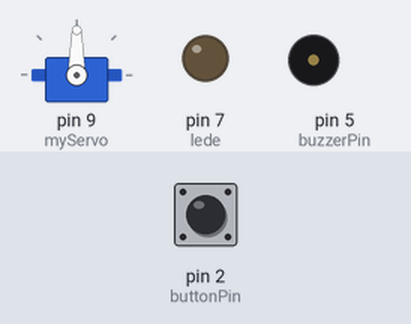
The sketch below on a simulated Arduino Uno, built with avr-gcc and run on an emulated ATmega328P. Parts: servo, output pins drawn as LEDs (lit = HIGH), buzzer (waves = sounding). Inputs (shaded band) come from the test bench; at power-on: pin 2 (buttonPin) LOW.

Above: at 1.2 s.
1.3 s: pin 2 (buttonPin) pulled HIGH for 0.15 s
At 2.4 s:
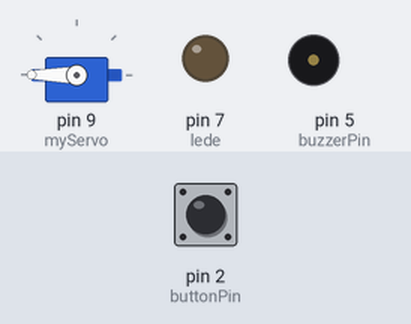
At 3.8 s:
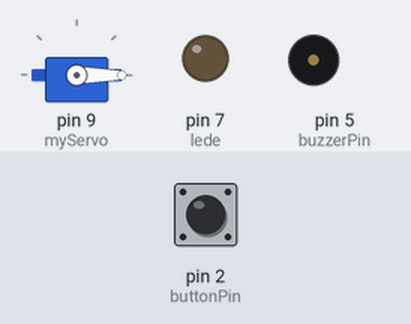
Timing chart, 0 to 10.4 s (numbered marks = the images above; inputs shaded):
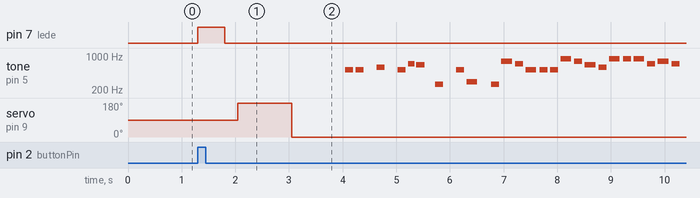

The sketch:

servo_project.ino
```cpp
#include <Servo.h>
#define NOTE_C1  33
#define NOTE_CS1 35
#define NOTE_D1  37
#define NOTE_DS1 39
#define NOTE_E1  41
#define NOTE_F1  44
#define NOTE_FS1 46
#define NOTE_G1  49
#define NOTE_GS1 52
#define NOTE_A1  55
#define NOTE_AS1 58
#define NOTE_B1  62
#define NOTE_C2  65
#define NOTE_CS2 69
#define NOTE_D2  73
#define NOTE_DS2 78
#define NOTE_E2  82
#define NOTE_F2  87
#define NOTE_FS2 93
#define NOTE_G2  98
#define NOTE_GS2 104
#define NOTE_A2  110
#define NOTE_AS2 117
#define NOTE_B2  123
#define NOTE_C3  131
#define NOTE_CS3 139
#define NOTE_D3  147
#define NOTE_DS3 156
#define NOTE_E3  165
#define NOTE_F3  175
#define NOTE_FS3 185
#define NOTE_G3  196
#define NOTE_GS3 208
#define NOTE_A3  220
#define NOTE_AS3 233
#define NOTE_B3  247
#define NOTE_C4  262
#define NOTE_CS4 277
#define NOTE_D4  294
#define NOTE_DS4 311
#define NOTE_E4  330
#define NOTE_F4  349
#define NOTE_FS4 370
#define NOTE_G4  392
#define NOTE_GS4 415
#define NOTE_A4  440
#define NOTE_AS4 466
#define NOTE_B4  494
#define NOTE_C5  523
#define NOTE_CS5 554
#define NOTE_D5  587
#define NOTE_DS5 622
#define NOTE_E5  659
#define NOTE_F5  698
#define NOTE_FS5 740
#define NOTE_G5  784
#define NOTE_GS5 831
#define NOTE_A5  880
#define NOTE_AS5 932
#define NOTE_B5  988
#define NOTE_C6  1047
#define NOTE_CS6 1109
#define NOTE_D6  1175
#define NOTE_DS6 1245
#define NOTE_E6  1319
#define NOTE_F6  1397
#define NOTE_FS6 1480
#define NOTE_G6  1568
#define NOTE_GS6 1661
#define NOTE_A6  1760
#define NOTE_AS6 1865
#define NOTE_B6  1976
#define NOTE_C7  2093
#define NOTE_CS7 2217
#define NOTE_D7  2349
#define NOTE_DS7 2489
#define NOTE_E7  2637
#define NOTE_F7  2794
#define NOTE_FS7 2960
#define NOTE_G7  3136
#define NOTE_GS7 3322
#define NOTE_A7  3520
#define NOTE_AS7 3729
#define NOTE_B7  3951
#define NOTE_C8  4186
#define NOTE_CS8 4435
#define NOTE_D8  4699
#define NOTE_DS8 4978
Servo myServo;
const int buttonPin = 2;
 const int buzzerPin = 5;
int buttonState = 0;
 static int lede = 7;
 int melody[] = {
 NOTE_C5, NOTE_C5, 0, NOTE_D5, 0, NOTE_C5, NOTE_F5,
  NOTE_E5, 0, NOTE_C4, 0,
  NOTE_C5, NOTE_D4, 0, NOTE_C4,
  NOTE_G5, NOTE_F5, NOTE_C5, NOTE_C5,
  NOTE_C5, NOTE_A5, NOTE_G5, NOTE_E5,
  NOTE_D5, NOTE_A5, NOTE_A5, NOTE_A5, NOTE_F5, NOTE_G5, NOTE_F5, NOTE_C5, NOTE_C5, 0, NOTE_D5, 0, NOTE_D5, 0, NOTE_D5

 };
 int noteDurations[] = {
   4, 4, 4, 4.5, 4, 4,
  5, 4, 5, 4,
  4, 4, 3, 4,
  4, 3, 4, 3, 4, 4, 3, 4, 3, 4, 3, 4, 3, 4, 3, 4
};
int beatsPerMinute = 100;
void setup() {
  // put your setup code here, to run once:
  myServo.attach(9);
  pinMode(buttonPin, INPUT);
  pinMode(lede, OUTPUT);
  const int buzzerPin = 5;
}

void loop() {
  // put your main code here, to run repeatedly:
  buttonState = digitalRead(buttonPin);


  if (buttonState == HIGH) {

     digitalWrite(lede, HIGH);
   delay(500);
  digitalWrite(lede, LOW); // turn the LED off by making the voltage LOW
  delay(250);
  myServo.write(180);
  delay(1000);
  myServo.write(0);
  delay(1000);
  playSong();
  } else {
}
}

void playSong() {
  // iterate over the notes of the melody:
  int len = sizeof(melody)/sizeof(melody[0]);
  for (int thisNote = 0; thisNote < len; thisNote++) {

    // to calculate the note duration, take one second divided by the note type.
    //e.g. quarter note = 1000 / 4, eighth note = 1000/8, etc.
    int noteDuration = static_cast<int>(1000 / noteDurations[thisNote] * 60 / beatsPerMinute);
    tone(buzzerPin, melody[thisNote], noteDuration);

    // to distinguish the notes, set a minimum time between them.
    // the note's duration + 30% seems to work well:
    int pauseBetweenNotes = noteDuration * 1.30;
    delay(pauseBetweenNotes);
    // stop the tone playing:
    noTone(buzzerPin);
  }
  // Pause before playing again
  delay(1000);
}
```

Measured:
- after the input at 1.3 s, pin 7 (lede): LOW → HIGH at once, → LOW 0.50 s later; tone on pin 5 (buzzerPin): plays 523 Hz for 0.15 s, 523 Hz for 0.15 s, 587 Hz for 0.15 s, 523 Hz for 0.15 s, 698 Hz for 0.12 s, 659 Hz for 0.15 s … (25 notes in this stretch), starting after 2.8 s; servo on pin 9 (myServo): 90° → 180° after 0.75 s, → 0° 1.0 s later
